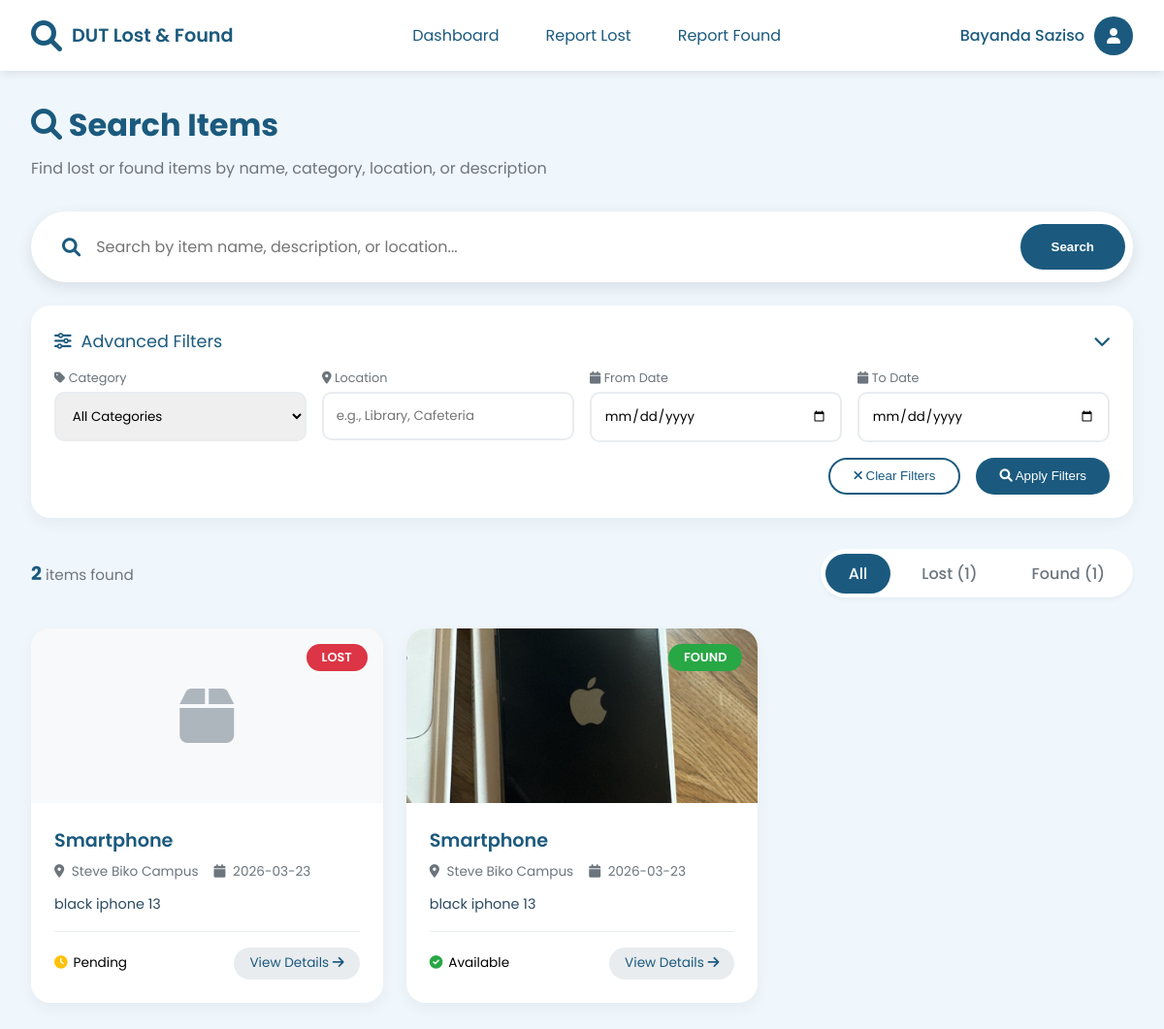
The page /search (signed in) on the database as committed earlier.
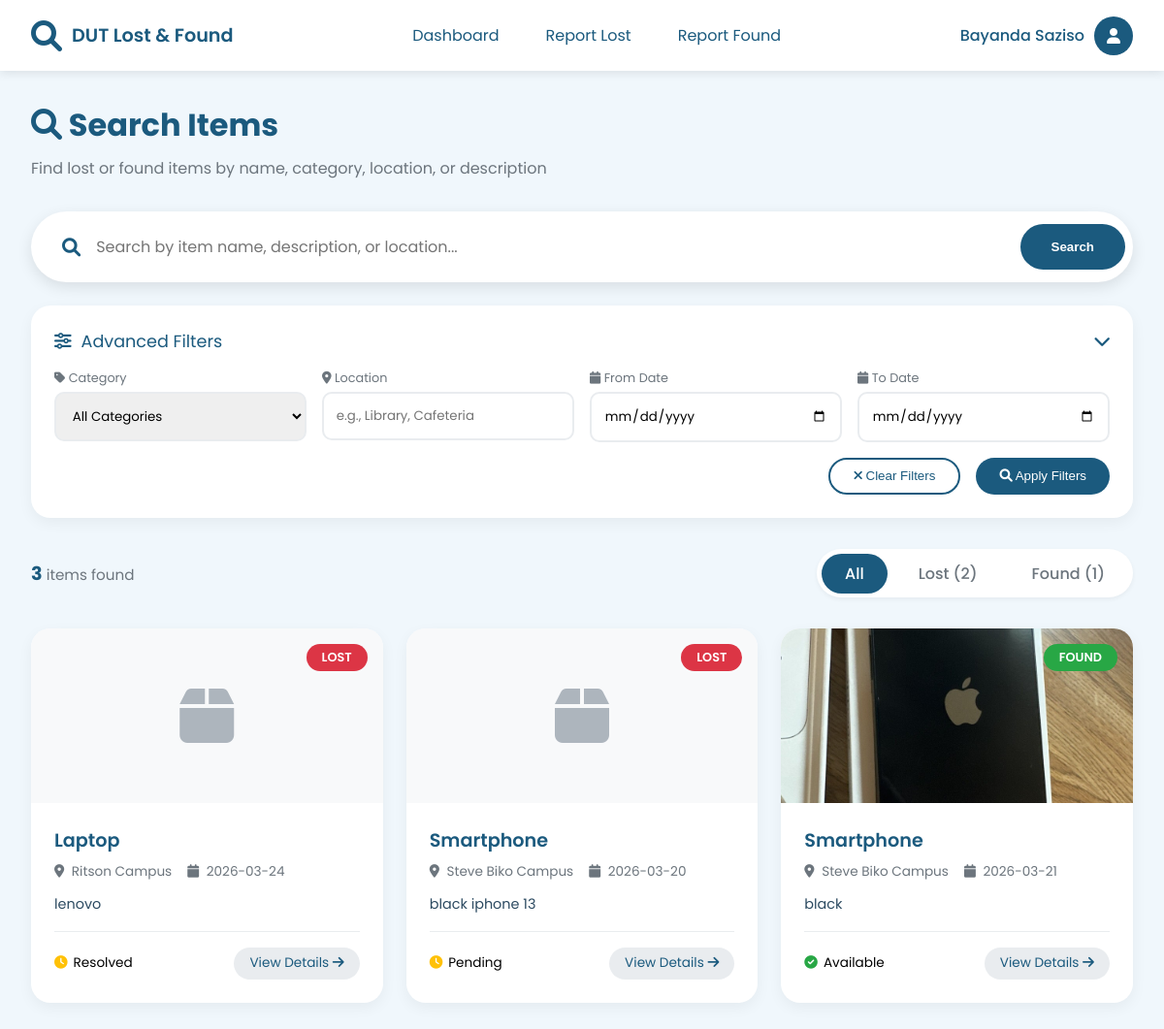
The same page on the database as committed later.
### tables this page shows
CREATE TABLE lost_items
                 (id INTEGER PRIMARY KEY AUTOINCREMENT,
                  user_id INTEGER,
                  item_name TEXT NOT NULL,
                  category TEXT NOT NULL,
                  description TEXT NOT NULL,
                  date_lost DATE NOT NULL,
                  location TEXT NOT NULL,
                  latitude REAL,
                  longitude REAL,
                  contact_name TEXT NOT NULL,
                  contact_email TEXT NOT NULL,
                  contact_phone TEXT,
                  reward_offered BOOLEAN DEFAULT 0,
                  image_path TEXT,
                  status TEXT DEFAULT 'pending',
                  resolved_at TIMESTAMP,
                  resolved_by INTEGER,
                  created_at TIMESTAMP DEFAULT CURRENT_TIMESTAMP,
                  FOREIGN KEY (user_id) REFERENCES users(id),
                  FOREIGN KEY (resolved_by) REFERENCES users(id));

CREATE TABLE found_items
                 (id INTEGER PRIMARY KEY AUTOINCREMENT,
                  user_id INTEGER,
                  item_name TEXT NOT NULL,
                  category TEXT NOT NULL,
                  description TEXT NOT NULL,
                  date_found DATE NOT NULL,
                  location TEXT NOT NULL,
                  latitude REAL,
                  longitude REAL,
                  contact_name TEXT NOT NULL,
                  contact_email TEXT NOT NULL,
                  contact_phone TEXT,
                  image_path TEXT,
                  status TEXT DEFAULT 'available',
                  resolved_at TIMESTAMP,
                  resolved_by INTEGER,
                  created_at TIMESTAMP DEFAULT CURRENT_TIMESTAMP, reward_offered BOOLEAN DEFAULT 0,
                  FOREIGN KEY (user_id) REFERENCES users(id),
                  FOREIGN KEY (resolved_by) REFERENCES users(id));

### app.py (the view)
@app.route('/search')
def search():
    if 'user' not in session:
        flash("Please login to search items", "warning")
        return redirect(url_for('login'))
    query = request.args.get('q', '').strip()
    category = request.args.get('category', '')
    item_type = request.args.get('type', 'all')
    conn = get_db()
    lost_items = []
    found_items = []
    if item_type in ['all', 'lost']:
        lost_items = conn.execute('''SELECT *, 'lost' as type FROM lost_items
                                      WHERE (item_name LIKE ? OR description LIKE ?)
                                      AND category LIKE ?
                                      ORDER BY created_at DESC''',
                                  (f'%{query}%', f'%{query}%', f'%{category}%')).fetchall()
    if item_type in ['all', 'found']:
        found_items = conn.execute('''SELECT *, 'found' as type FROM found_items
                                       WHERE status = 'available'
                                       AND (item_name LIKE ? OR description LIKE ?)
                                       AND category LIKE ?
                                       ORDER BY created_at DESC''',
                                   (f'%{query}%', f'%{query}%', f'%{category}%')).fetchall()
    conn.close()
    return render_template('search_results.html',
                         user=session['user'],
                         query=query,
                         category=category,
                         item_type=item_type,
                         lost_items=[dict(li) for li in lost_items],
                         found_items=[dict(fi) for fi in found_items])

### app.py (called while the page is built)
def get_db():
    conn = sqlite3.connect('lost_and_found.db')
    conn.row_factory = sqlite3.Row
    return conn

### templates/search_results.html (shortened to what the changed rows need)
<!DOCTYPE html>
<html lang="en">
<head>
    <link rel="stylesheet" href="https://cdnjs.cloudflare.com/ajax/libs/font-awesome/6.0.0-beta3/css/all.min.css">
</head>
<body>
    <div class="container">
        <div class="search-header">
            <h1><i class="fas fa-search"></i> Search Items</h1>
        </div>
        <div class="results-header">
            <div class="results-count">
                <strong>{{ lost_items|length + found_items|length }}</strong> items found
            </div>
            <div class="type-tabs">
                <a href="?{% if query %}q={{ query }}&{% endif %}type=all" class="type-tab {% if item_type == 'all' or not item_type %}active{% endif %}">All</a>
                <a href="?{% if query %}q={{ query }}&{% endif %}type=lost" class="type-tab {% if item_type == 'lost' %}active{% endif %}">Lost ({{ lost_items|length }})</a>
                <a href="?{% if query %}q={{ query }}&{% endif %}type=found" class="type-tab {% if item_type == 'found' %}active{% endif %}">Found ({{ found_items|length }})</a>
            </div>
        </div>
        <div class="items-grid">
            {% for item in lost_items %}
            <div class="item-card" onclick="window.location.href='/item/lost/{{ item.id }}'">
                <div class="item-image">
                    {% if item.image_path %}
                        <img src="{{ url_for('static', filename=item.image_path) }}" alt="{{ item.item_name }}">
                    {% else %}
                        <i class="fas fa-box placeholder-icon"></i>
                    {% endif %}
                    <span class="item-badge badge-lost">LOST</span>
                </div>
                <div class="item-content">
                    <div class="item-title">{{ item.item_name }}</div>
                    <div class="item-meta">
                        <span><i class="fas fa-map-marker-alt"></i> {{ item.location }}</span>
                        <span><i class="fas fa-calendar"></i> {{ item.date_lost }}</span>
                    </div>
                    <div class="item-description">
                        {{ item.description }}
                    </div>
                    <div class="item-footer">
                        <div class="item-status">
                            <i class="fas fa-clock" style="color: #ffc107;"></i>
                            <span>{{ item.status|capitalize }}</span>
                        </div>
                        <span class="btn-view">View Details <i class="fas fa-arrow-right"></i></span>
                    </div>
                </div>
            </div>
            {% endfor %}
            {% for item in found_items %}
            <div class="item-card" onclick="window.location.href='/item/found/{{ item.id }}'">
                <div class="item-image">
                    {% if item.image_path %}
                        <img src="{{ url_for('static', filename=item.image_path) }}" alt="{{ item.item_name }}">
                    {% else %}
                        <i class="fas fa-box placeholder-icon"></i>
                    {% endif %}
                    <span class="item-badge badge-found">FOUND</span>
                </div>
                <div class="item-content">
                    <div class="item-title">{{ item.item_name }}</div>
                    <div class="item-meta">
                        <span><i class="fas fa-map-marker-alt"></i> {{ item.location }}</span>
                        <span><i class="fas fa-calendar"></i> {{ item.date_found }}</span>
                    </div>
                    <div class="item-description">
                        {{ item.description }}
                    </div>
                    <div class="item-footer">
                        <div class="item-status">
                            <i class="fas fa-check-circle" style="color: #28a745;"></i>
                            <span>{{ item.status|capitalize }}</span>
                        </div>
                        <span class="btn-view">View Details <i class="fas fa-arrow-right"></i></span>
                    </div>
                </div>
            </div>
            {% endfor %}
        </div>
    </div>
</body>
</html>

Rows that differ between the two databases and show on the page:
added lost_items: item_name "Laptop", location "Ritson Campus", date_lost "2026-03-24", description "lenovo", status "Resolved"
changed lost_items "Smartphone": date_lost "2026-03-23" → "2026-03-20"
changed found_items "Smartphone": date_found "2026-03-23" → "2026-03-21"; description "black iphone 13" → "black"
Other text that changed with them:
{{ lost_items|length + found_items|length }}: "2" → "3"
{{ lost_items|length }}: "1" → "2"
